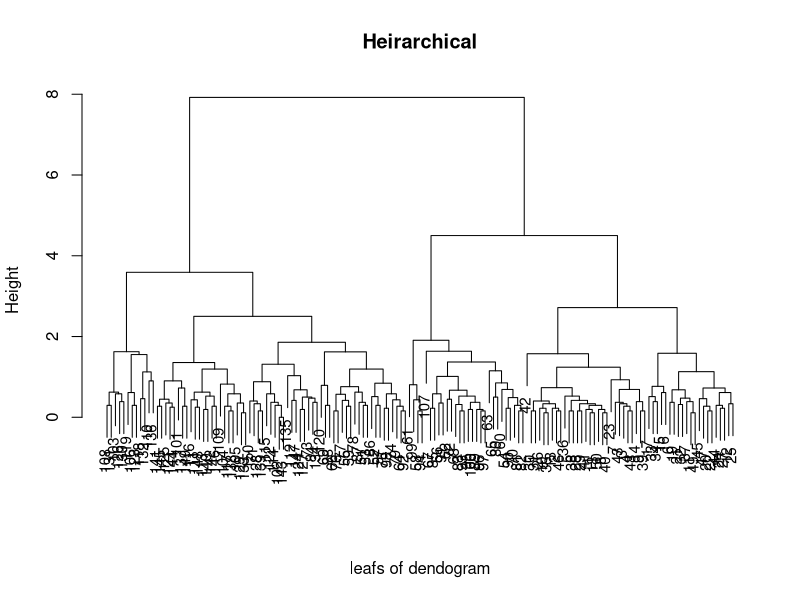

R code for this plot: (Note: this script raises an error after producing the figure.)
A=data.frame(iris)
model1  =  hclust(dist(A),method = "complete")

plot(model1 ,main  = " Heirarchical ", xlab = "leafs of dendogram", sub  = "", cex  = .9)

A$Clusters = as.factor(cutree(model1,k=3))

table(A$Clusters,A$Species)

str(A)

plot(A$Sepal.Length,A$Sepal.Width,col = m1$cluster)
plot(A$Petal.Length,A$Petal.Width,col = m1$cluster)
plot(A$Age,A$Rating,col = m1$cluster)